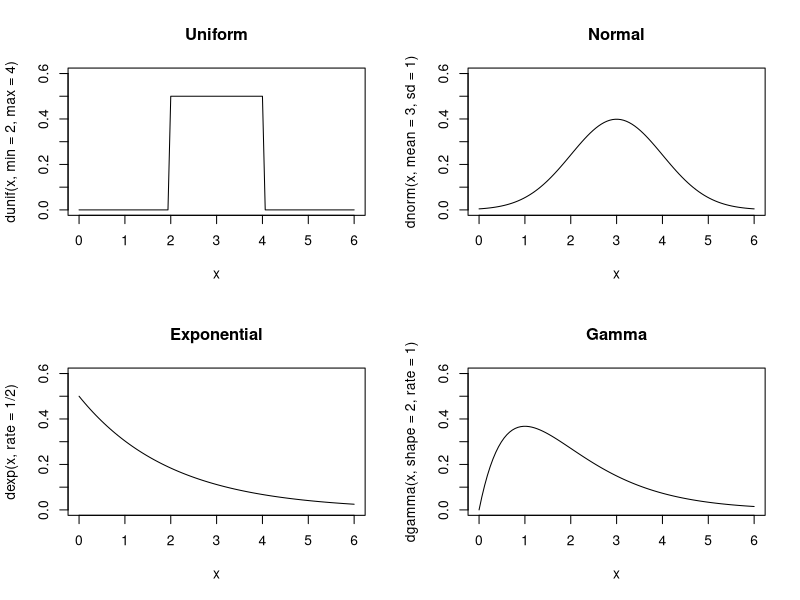

This chart was generated by the following R code:
x <- seq(from=0,to=6,length.out=100)
ylim <- c(0,0.6)
par(mfrow=c(2,2))		# create a 2*2 plotting area
plot(x,dunif(x,min=2,max=4),main="Uniform",type='l',ylim=ylim)
plot(x,dnorm(x,mean=3,sd=1),main="Normal",type='l',ylim=ylim)
plot(x,dexp(x,rate=1/2),main="Exponential",type='l',ylim=ylim)
plot(x,dgamma(x,shape=2,rate=1),main="Gamma",type='l',ylim=ylim)